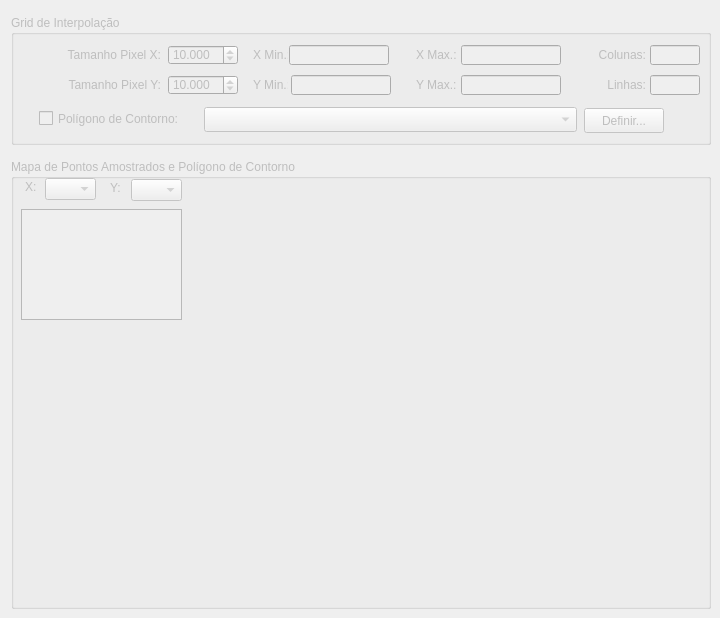
   <widget class="QWidget" name="tab_2">
    <attribute name="title">
     <string>Grid</string>
    </attribute>
    <widget class="QGroupBox" name="groupBox_Area_Contorno">
     <property name="enabled">
      <bool>false</bool>
     </property>
     <property name="geometry">
      <rect>
       <x>11</x>
       <y>159</y>
       <width>700</width>
       <height>450</height>
      </rect>
     </property>
     <property name="title">
      <string>Mapa de Pontos Amostrados e Polígono de Contorno</string>
     </property>
     <widget class="QLabel" name="label_pontos_limite">
      <property name="geometry">
       <rect>
        <x>60</x>
        <y>30</y>
        <width>580</width>
        <height>400</height>
       </rect>
      </property>
      <property name="text">
       <string/>
      </property>
      <property name="scaledContents">
       <bool>true</bool>
      </property>
     </widget>
     <widget class="QTableWidget" name="datatable_limite">
      <property name="enabled">
       <bool>false</bool>
      </property>
      <property name="geometry">
       <rect>
        <x>10</x>
        <y>50</y>
        <width>161</width>
        <height>111</height>
       </rect>
      </property>
     </widget>
     <widget class="QLabel" name="label_CordX_AreaCont">
      <property name="geometry">
       <rect>
        <x>14</x>
        <y>20</y>
        <width>20</width>
        <height>16</height>
       </rect>
      </property>
      <property name="text">
       <string>X:</string>
      </property>
     </widget>
     <widget class="QComboBox" name="comboBox_CordX_AreaCont">
      <property name="geometry">
       <rect>
        <x>34</x>
        <y>19</y>
        <width>51</width>
        <height>22</height>
       </rect>
      </property>
     </widget>
     <widget class="QLabel" name="label_CordY_AreaCont">
      <property name="geometry">
       <rect>
        <x>99</x>
        <y>21</y>
        <width>20</width>
        <height>15</height>
       </rect>
      </property>
      <property name="text">
       <string>Y:</string>
      </property>
     </widget>
     <widget class="QComboBox" name="comboBox_CordY_AreaCont">
      <property name="geometry">
       <rect>
        <x>120</x>
        <y>20</y>
        <width>51</width>
        <height>22</height>
       </rect>
      </property>
     </widget>
    </widget>
    <widget class="QGroupBox" name="groupBox_Interv_Interp">
     <property name="enabled">
      <bool>false</bool>
     </property>
     <property name="geometry">
      <rect>
       <x>11</x>
       <y>15</y>
       <width>700</width>
       <height>130</height>
      </rect>
     </property>
     <property name="title">
      <string>Grid de Interpolação</string>
     </property>
     <widget class="QLabel" name="label_9">
      <property name="geometry">
       <rect>
        <x>10</x>
        <y>30</y>
        <width>140</width>
        <height>20</height>
       </rect>
      </property>
      <property name="text">
       <string>Tamanho Pixel X:</string>
      </property>
      <property name="alignment">
       <set>Qt::AlignRight|Qt::AlignTrailing|Qt::AlignVCenter</set>
      </property>
     </widget>
     <widget class="QLabel" name="label_10">
      <property name="geometry">
       <rect>
        <x>10</x>
        <y>60</y>
        <width>140</width>
        <height>20</height>
       </rect>
      </property>
      <property name="text">
       <string>Tamanho Pixel Y:</string>
      </property>
      <property name="alignment">
       <set>Qt::AlignRight|Qt::AlignTrailing|Qt::AlignVCenter</set>
      </property>
     </widget>
     <widget class="QLabel" name="label_11">
      <property name="geometry">
       <rect>
        <x>565</x>
        <y>30</y>
        <width>70</width>
        <height>20</height>
       </rect>
      </property>
      <property name="text">
       <string>Colunas:</string>
      </property>
      <property name="alignment">
       <set>Qt::AlignRight|Qt::AlignTrailing|Qt::AlignVCenter</set>
      </property>
     </widget>
     <widget class="QLabel" name="label_12">
      <property name="geometry">
       <rect>
        <x>565</x>
        <y>60</y>
        <width>70</width>
        <height>20</height>
       </rect>
      </property>
      <property name="text">
       <string>Linhas:</string>
      </property>
      <property name="alignment">
       <set>Qt::AlignRight|Qt::AlignTrailing|Qt::AlignVCenter</set>
      </property>
     </widget>
     <widget class="QLineEdit" name="lineEdit_Num_Points_X">
      <property name="enabled">
       <bool>false</bool>
      </property>
      <property name="geometry">
       <rect>
        <x>639</x>
        <y>30</y>
        <width>50</width>
        <height>20</height>
       </rect>
      </property>
     </widget>
     <widget class="QLineEdit" name="lineEdit_Num_Points_Y">
      <property name="enabled">
       <bool>false</bool>
      </property>
      <property name="geometry">
       <rect>
        <x>639</x>
        <y>60</y>
        <width>50</width>
        <height>20</height>
       </rect>
      </property>
     </widget>
     <widget class="QLabel" name="label_16">
      <property name="geometry">
       <rect>
        <x>405</x>
        <y>60</y>
        <width>47</width>
        <height>20</height>
       </rect>
      </property>
      <property name="text">
       <string>Y Max.:</string>
      </property>
     </widget>
     <widget class="QLabel" name="label_15">
      <property name="geometry">
       <rect>
        <x>405</x>
        <y>30</y>
        <width>47</width>
        <height>20</height>
       </rect>
      </property>
      <property name="text">
       <string>X Max.:</string>
      </property>
     </widget>
     <widget class="QLabel" name="label_14">
      <property name="geometry">
       <rect>
        <x>242</x>
        <y>60</y>
        <width>35</width>
        <height>20</height>
       </rect>
      </property>
      <property name="text">
       <string>Y Min.:</string>
      </property>
     </widget>
     <widget class="QLabel" name="label_13">
      <property name="geometry">
       <rect>
        <x>242</x>
        <y>30</y>
        <width>35</width>
        <height>20</height>
       </rect>
      </property>
      <property name="text">
       <string>X Min.:</string>
      </property>
     </widget>
     <widget class="QgsMapLayerComboBox" name="mMapLayerComboBox_AreaCont">
      <property name="enabled">
       <bool>false</bool>
      </property>
      <property name="geometry">
       <rect>
        <x>193</x>
        <y>92</y>
        <width>373</width>
        <height>25</height>
       </rect>
      </property>
     </widget>
     <widget class="QCheckBox" name="checkBox_Area_Contorno">
      <property name="geometry">
       <rect>
        <x>28</x>
        <y>95</y>
        <width>161</width>
        <height>17</height>
       </rect>
      </property>
      <property name="text">
       <string>Polígono de Contorno:</string>
      </property>
      <property name="checked">
       <bool>false</bool>
      </property>
     </widget>
     <widget class="QPushButton" name="pushButton_Area_Contorno">
      <property name="enabled">
       <bool>false</bool>
      </property>
      <property name="geometry">
       <rect>
        <x>573</x>
        <y>93</y>
        <width>80</width>
        <height>25</height>
       </rect>
      </property>
      <property name="text">
       <string>Definir...</string>
      </property>
     </widget>
     <widget class="QLineEdit" name="lineEdit_XMin">
      <property name="enabled">
       <bool>false</bool>
      </property>
      <property name="geometry">
       <rect>
        <x>278</x>
        <y>30</y>
        <width>100</width>
        <height>20</height>
       </rect>
      </property>
     </widget>
     <widget class="QLineEdit" name="lineEdit_YMin">
      <property name="enabled">
       <bool>false</bool>
      </property>
      <property name="geometry">
       <rect>
        <x>280</x>
        <y>60</y>
        <width>100</width>
        <height>20</height>
       </rect>
      </property>
     </widget>
     <widget class="QLineEdit" name="lineEdit_XMax">
      <property name="enabled">
       <bool>false</bool>
      </property>
      <property name="geometry">
       <rect>
        <x>450</x>
        <y>30</y>
        <width>100</width>
        <height>20</height>
       </rect>
      </property>
     </widget>
     <widget class="QLineEdit" name="lineEdit_YMax">
      <property name="enabled">
       <bool>false</bool>
      </property>
      <property name="geometry">
       <rect>
        <x>450</x>
        <y>60</y>
        <width>100</width>
        <height>20</height>
       </rect>
      </property>
     </widget>
     <widget class="QDoubleSpinBox" name="SpinBox_Pixel_Size_X">
      <property name="geometry">
       <rect>
        <x>157</x>
        <y>30</y>
        <width>70</width>
        <height>20</height>
       </rect>
      </property>
      <property name="decimals">
       <number>3</number>
      </property>
      <property name="minimum">
       <double>0.001000000000000</double>
      </property>
      <property name="maximum">
       <double>100000.000000000000000</double>
      </property>
      <property name="singleStep">
       <double>1.000000000000000</double>
      </property>
      <property name="value">
       <double>10.000000000000000</double>
      </property>
     </widget>
     <widget class="QDoubleSpinBox" name="SpinBox_Pixel_Size_Y">
      <property name="geometry">
       <rect>
        <x>157</x>
        <y>60</y>
        <width>70</width>
        <height>20</height>
       </rect>
      </property>
      <property name="decimals">
       <number>3</number>
      </property>
      <property name="minimum">
       <double>0.001000000000000</double>
      </property>
      <property name="maximum">
       <double>100000.000000000000000</double>
      </property>
      <property name="singleStep">
       <double>1.000000000000000</double>
      </property>
      <property name="value">
       <double>10.000000000000000</double>
      </property>
     </widget>
    </widget>
   </widget>
